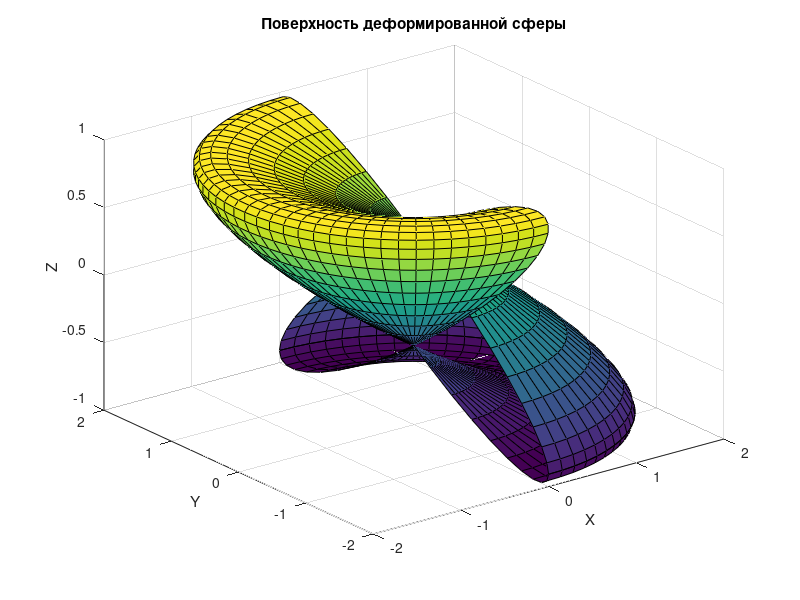

The MATLAB source for this figure:
u=linspace(0,2*pi,40); v=linspace(-pi/2,pi/2,40);
[UU,VV]=meshgrid(u,v);
a=2;
x=a*cos(UU).*cos(VV);
y=a*cos(UU).*sin(VV);
z=sin(UU-a);
surf(x,y,z);
xlabel('X'); ylabel('Y');
zlabel('Z'); 
title('Поверхность деформированной сферы');